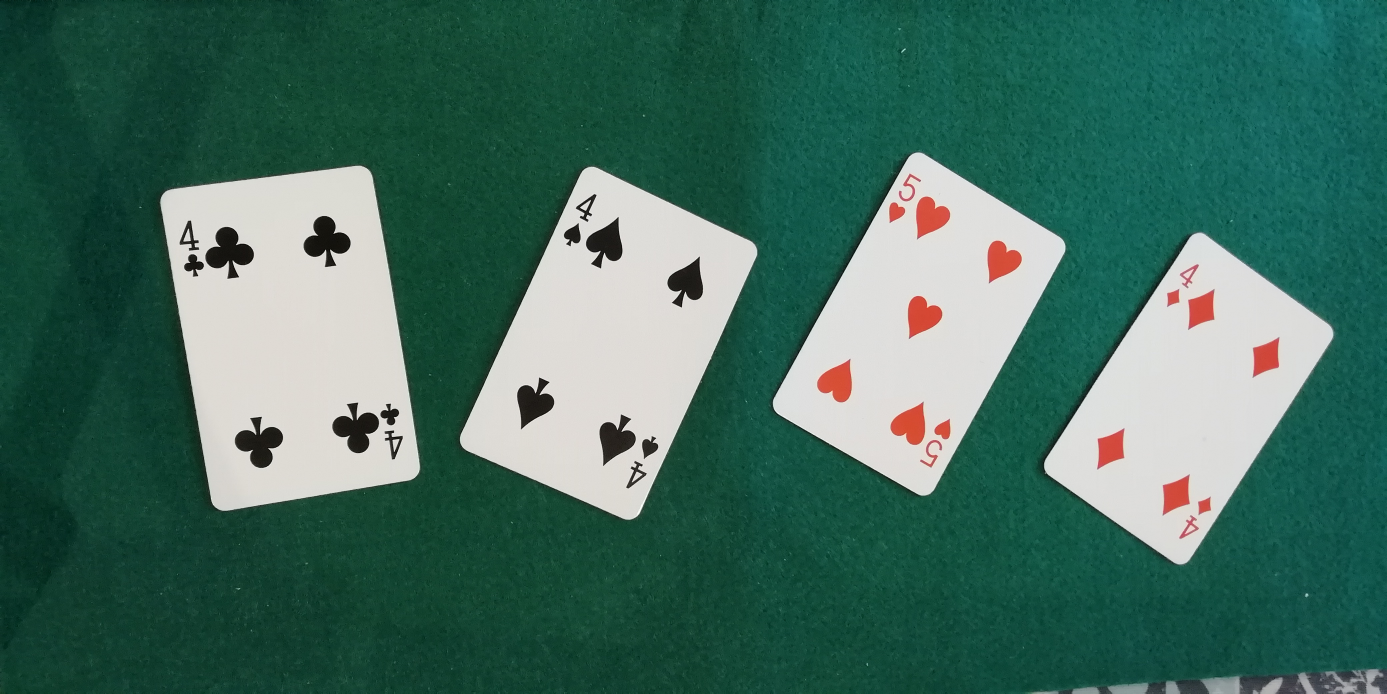
#> input picture images/Test/IMG_20210426_184712.jpg, 4160 x 2080 px (shown at 1/3 size)
$ python p6e3.py   (older library calls are emulated)
#> lines starting #> are read from the running program, lines starting #| are printed output that depends on the picture; after the words box and inside, x2 and y2 are one past the last pixel; in counts of white or black regions, pixels touching at a corner belong together
### clases_cartas.py
# clases_cartas.py
#
# Definición de las clases 'Motif' y 'Card' para el trabajo con las cartas de póker.
#
# Se importa mediante  "from clases_cartas import Card, Motif"
#
# Autor: José M Valiente    Fecha: abril 2023
#
import numpy as np

###### CLASES #################

class Motif:

    MOTIF_LABELS = ('Diamonds','Spades','Hearts','Clubs','0','2','3','4','5','6','7','8','9','A','J','Q','K','Others')

    def __init__(self):  # Constructor
        self.motifId = 0
        self.motifLabel = 'i'
        self.motifPredictedLabel = 'iii'
        self.area = 0.0
        self.contour = []
        self.perimeter = 0.0
        self.aspectRatio = 0.0
        self.features = []
        self.moments = []
        self.huMoments = []
        self.extent = 0.0
        self.solidity = 0.0
        self.equivalentDiameter = 0.0
        self.color = (0,0,0)
        self.centroid = []
        self.circleCenter = []
        self.circleRadious = 0.0


    # [6 lines left out: function __repr__, not called in this run]

class Card:

      # Suits.  Palos de las cartas de póker
      DIAMONDS = 'Diamonds'   # Rombos
      SPADES = 'Spades'       # Picas
      HEARDS = 'Hearts'       # Corazones
      CLUBS ='Clubs'          # Tréboles
      # Figuras y cifras de las cartas de póker
      SUITS = ('Rombos','Picas','Corazones','Treboles')
      FIGURES = ('0','A','2','3','4','5','6','7','8','9','J','Q','K') # Se accede mediantge Carta.FIGURES[i]

      def __init__(self):  # Constructor
        self.cardId = 0
        self.realSuit = 'i'
        self.realFigure = 'iii'
        self.predictedSuit = 'o'
        self.predictedFigure = 'ooo'
        bboxType = [('x', np.intc),('y',np.intc),('width',np.intc),('height',np.intc)]
        self.boundingBox = np.zeros(1, dtype=bboxType).view(np.recarray)
        self.angle = 0.0
        self.grayImage = np.empty([0,0], dtype=np.uint8)
        self.colorImage = np.empty([0,0,0], dtype=np.uint8)
        self.motifs = []

      # [6 lines left out: function __repr__, not called in this run]

### p6e3.py
#!/usr/bin/env python
# segmentat_cartas.py
#
# Programa para realizar operaciones de umbralización global en imágenes en niveles de gris y extracción
# de las cartas de la imagen, obteniendo además los objetos (motivos) y extrayendo sus características.
#
# Autor: José M. Valiente    Fecha: marzo 2023
# Adaptado para el Ejercicio 3 – Extracción del vector de características de cada motivo

import matplotlib.pyplot as plt
import numpy as np
from PIL import Image
import cv2
from tkinter import filedialog
import os
from clases_cartas import Card, Motif

def segmentar_objetos_carta(car):
    lowH = 185
    # Umbralizamos la imagen de la carta para detectar motivos
    _, thresh_roi = cv2.threshold(car.grayImage, lowH, 255, cv2.THRESH_BINARY_INV)
    (totalLabels_roi, lab_img, val, centr) = cv2.connectedComponentsWithStats(thresh_roi, 4, cv2.CV_32SC1)

    if VISUALIZAR:
        cv2.imshow(window_threshold, thresh_roi)

    imot = 0
    MIN_AREA = 1000
    MAX_AREA = 40000

    for k in range(1, totalLabels_roi):
        area = val[k, cv2.CC_STAT_AREA]
        if (area > MIN_AREA) and (area < MAX_AREA):
            componentMask2 = (lab_img == k).astype("uint8") * 255
            contours_roi, hi = cv2.findContours(componentMask2, cv2.RETR_LIST, cv2.CHAIN_APPROX_NONE)
            cnt = max(contours_roi, key=lambda k: len(k))   # Contorno de mayor longitud

            # Cálculo del bounding box y momentos
            x0, y0, w0, h0 = cv2.boundingRect(cnt)
            mu = cv2.moments(cnt)
            # Calcular centroide (convertido a enteros)
            centroide = np.array([int(mu['m10'] / mu['m00']), int(mu['m01'] / mu['m00'])])
            # Cálculo del círculo mínimo que encierra el contorno
            center, radious = cv2.minEnclosingCircle(cnt)
            center = np.array(list(center), dtype=np.intc)
            radious = int(radious)

            # Creación y asignación de datos básicos al motivo
            motif = Motif()
            motif.contour = cnt
            motif.motifId = imot
            motif.area = cv2.contourArea(cnt)
            motif.perimeter = cv2.arcLength(cnt, True)
            motif.centroid = centroide
            motif.moments = mu
            motif.huMoments = cv2.HuMoments(mu).flatten()  # Vector de 7 Hu Moments
            motif.circleCenter = center
            motif.circleRadious = radious

            # ------------------ Extracción del vector de características ------------------
            # 1. Relación de aspecto (aspect ratio): ancho/alto del bounding box
            aspect_ratio = float(w0) / h0 if h0 != 0 else 0
            # 2. Extent: relación entre el área del contorno y el área del bounding box
            extent = motif.area / (w0 * h0) if (w0 * h0) != 0 else 0
            # 3. Solidity: relación entre el área del contorno y el área del contorno convexo
            hull = cv2.convexHull(cnt)
            hull_area = cv2.contourArea(hull)
            solidity = motif.area / hull_area if hull_area != 0 else 0

            # Construir el vector de características (todos números reales o enteros)
            motif.features.append(motif.area)         # Área
            motif.features.append(motif.perimeter)      # Perímetro
            motif.features.append(aspect_ratio)         # Relación de aspecto
            motif.features.append(extent)               # Extent
            motif.features.append(solidity)             # Solidity
            # Agregar los 7 Hu Moments
            for hu in motif.huMoments:
                motif.features.append(float(hu))
            # ---------------------------------------------------------------------------

            car.motifs.append(motif)
            imot += 1

            # Visualización de resultados si está activada
            if VISUALIZAR:
                img = roi_color.copy()
                cv2.rectangle(img, (x0, y0), (x0+w0, y0+h0), (0, 255, 0), 2)
                cv2.drawContours(img, [cnt], -1, (255, 0, 0), 5)
                cv2.circle(img, (centroide[0], centroide[1]), 4, (255, 0, 0), 2)
                cv2.circle(img, center, radious, (255, 0, 0), 2)
                print(' * Ínidice %d, Área global = %.2f - Nº puntos %d - Área motivo: %.2f - Perímetro: %.2f' %
                      (k, val[k, cv2.CC_STAT_AREA], len(cnt), motif.area, motif.perimeter))
                cv2.imshow(window_roi, img)
                cv2.waitKey()
    print(f'Nº de motivos: {imot} \n')

############### Programa principal  ###############################

VISUALIZAR = False

filecard = 'testCards.npz'   # También puede usarse "trainCards.npz" o "testCards.npz"

window_original = 'Original_image'
window_threshold = 'Thresholded_image'
window_roi = 'ROI image'

cv2.namedWindow(window_original, cv2.WINDOW_NORMAL | cv2.WINDOW_KEEPRATIO | cv2.WINDOW_GUI_EXPANDED)
cv2.namedWindow(window_threshold, cv2.WINDOW_NORMAL | cv2.WINDOW_KEEPRATIO | cv2.WINDOW_GUI_EXPANDED)
cv2.namedWindow(window_roi, cv2.WINDOW_NORMAL | cv2.WINDOW_KEEPRATIO | cv2.WINDOW_GUI_EXPANDED)

low_H = 155

# Lista donde se almacenarán las cartas detectadas
Cards = []

# Selección de una carpeta mediante un diálogo (se espera que contenga imágenes .jpg)
path = filedialog.askdirectory(initialdir="./", title="Seleccione una carpeta")
#> the answer given: images/Test
icard = 0   # Contador para numerar las cartas

for root, dirs, files in os.walk(path, topdown=False):
    for name in files:
        if not(name.endswith('.jpg')):
            continue
        filename = os.path.join(root, name)
        img = cv2.imread(filename)
#> img is the input picture: shape (2080, 4160, 3); mean B, G, R 95.6, 108.8, 66.3
        img_gray = cv2.cvtColor(img, cv2.COLOR_BGR2GRAY)
        if VISUALIZAR:
            cv2.imshow(window_original, img)
        # Umbralización para segmentar la carta
        ret, thresh1 = cv2.threshold(img_gray, low_H, 255, cv2.THRESH_BINARY_INV)
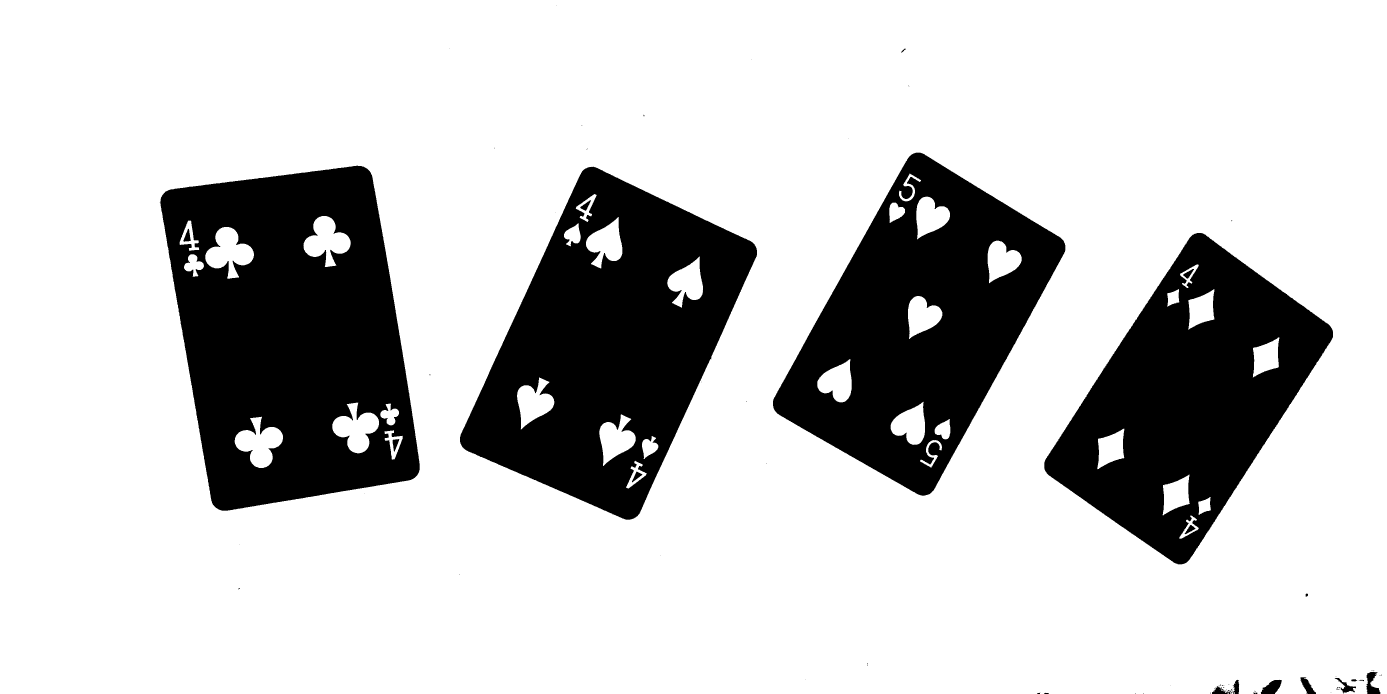
#> thresh1: shape (2080, 4160) (shown at 1/3 size); 77.8% white; 84 black regions (63 under 20 px), largest, box (x1, y1, x2, y2) and area: (481, 497, 1259, 1532) 560999, (1380, 500, 2271, 1559) 493489, (2319, 458, 3196, 1487) 440256
#> ret = 155
        (totalLabels, label_ids, values, centroid) = cv2.connectedComponentsWithStats(255 - thresh1, 4, cv2.CV_32S)
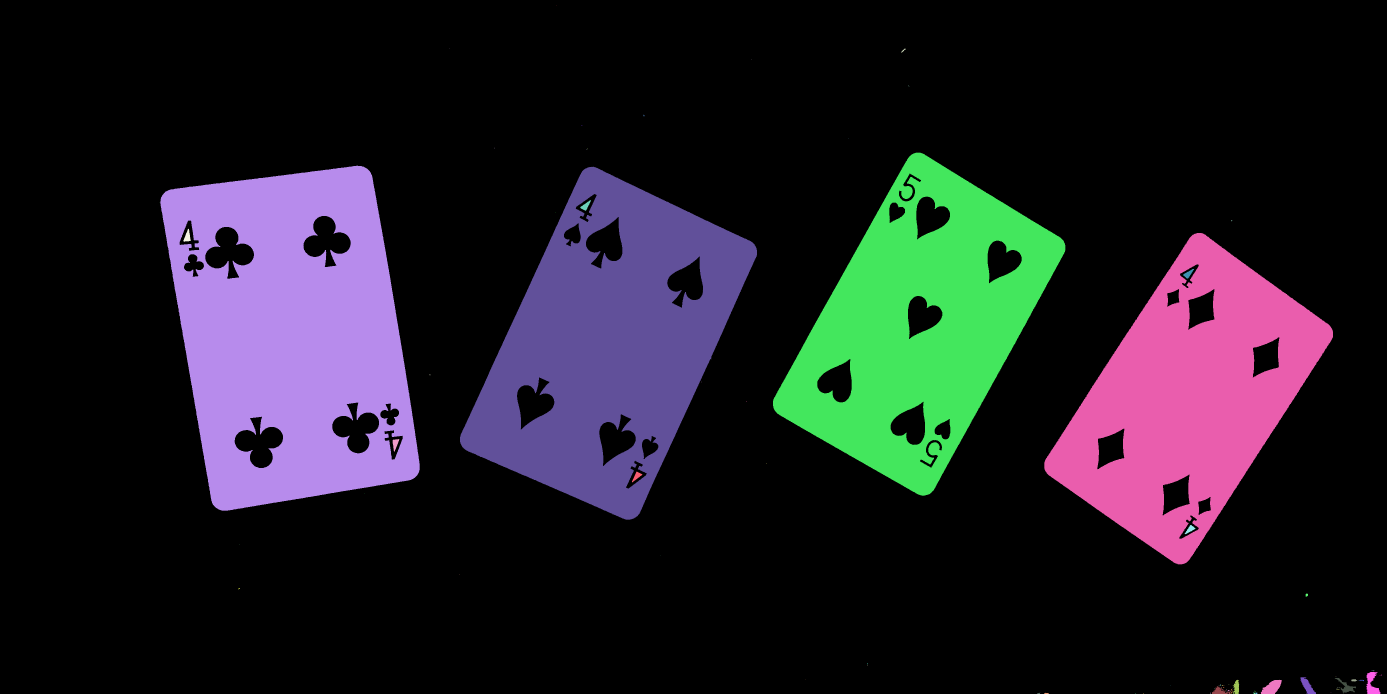
#> label_ids: shape (2080, 4160) int32 (shown at 1/3 size); 85 distinct labels, from 0 to 84; one colour per label, 0 black
#> totalLabels = 85; values = 85 rows, first 6: [0, 0, 4160, 2080, 6730665], [1670, 15, 1, 1, 1], [1347, 146, 1, 1, 1], [2704, 146, 13, 12, 51], [2254, 179, 1, 1, 1], [2725, 257, 3, 2, 4]; centroid = 85 pairs, first value 479 to 4143.8, second value 15 to 2079

        # Bucle para cada objeto (carta) detectado en la imagen
        for i in range(1, totalLabels):
            area = values[i, cv2.CC_STAT_AREA]
            if area > 300000:  # Filtro de tamaño para detectar una carta
                componentMask = (label_ids == i).astype("uint8") * 255
                contours, hi = cv2.findContours(componentMask, cv2.RETR_EXTERNAL, cv2.CHAIN_APPROX_SIMPLE)

                # Extraer el bounding box de la carta
                x1 = values[i, cv2.CC_STAT_LEFT]
                y1 = values[i, cv2.CC_STAT_TOP]
                w  = values[i, cv2.CC_STAT_WIDTH]
                h  = values[i, cv2.CC_STAT_HEIGHT]

                # Recortar la imagen en escala de grises y la imagen original en color de la carta
                roi = img_gray[y1:y1+h, x1:x1+w].copy()
                roi_color = img[y1:y1+h, x1:x1+w].copy()
                rows, cols = roi.shape[:2]

                if len(contours) >= 1:
                    c = contours[0]
                    minRect = cv2.minAreaRect(c)
                    ww, hh = minRect[1]
                    if ww < hh:
                        angle = minRect[2]
                    else:
                        angle = minRect[2] - 90

                    M = cv2.getRotationMatrix2D((cols / 2, rows / 2), angle, 1)
                    roi_warped = cv2.warpAffine(roi, M, (cols, rows))

                    # Crear objeto de tipo Card y asignar sus datos
                    c_obj = Card()
                    c_obj.boundingBox.x = x1
                    c_obj.boundingBox.y = y1
                    c_obj.boundingBox.width = w
                    c_obj.boundingBox.height = h
                    c_obj.angle = angle
                    c_obj.grayImage = roi
                    c_obj.colorImage = roi_color
                    c_obj.cardId = icard

                    # Procesar los motivos de la carta y extraer sus características
                    segmentar_objetos_carta(c_obj)
                    Cards.append(c_obj)
                    icard += 1
#> this loop made 84 passes
#> (area, x1, y1, w, h, minRect, ww, hh) on passes 12, 13, 14, 20: (440256, 2319, 458, 877, 1029, ((2761, 971.4), (901.3, 554.1), -60.95), 901.3, 554.1), (560999, 481, 497, 778, 1035, ((872.6, 1003.7), (643.2, 978.7), -9.52), 643.2, 978.7), (493489, 1380, 500, 891, 1059, ((1828.6, 1034.8), (933.9, 588.5), -65.31), 933.9, 588.5), (418329, 3133, 699, 866, 994, ((3567.7, 1195), (876.4, 528.6), -57.03), 876.4, 528.6)
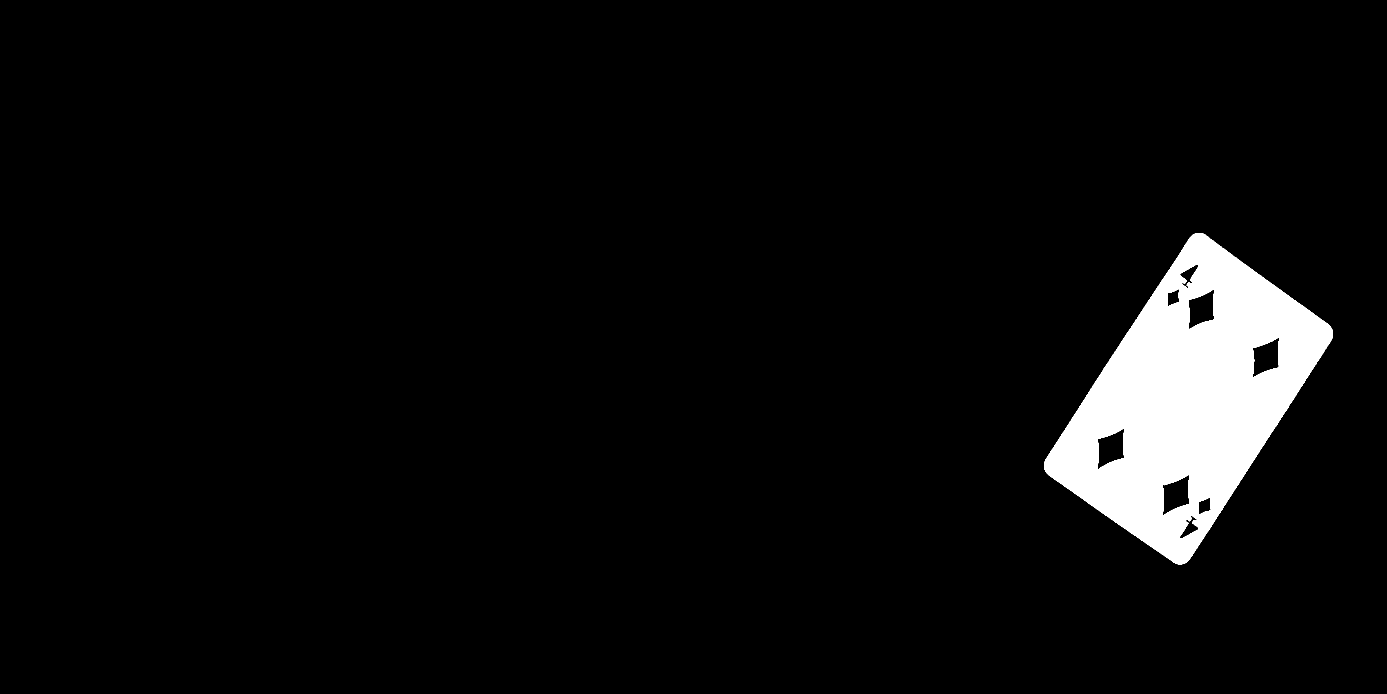
#> componentMask: shape (2080, 4160) (shown at 1/3 size); 4.8% white; 1 white region, box (x1, y1, x2, y2) and area: (3133, 699, 3999, 1693) 418329
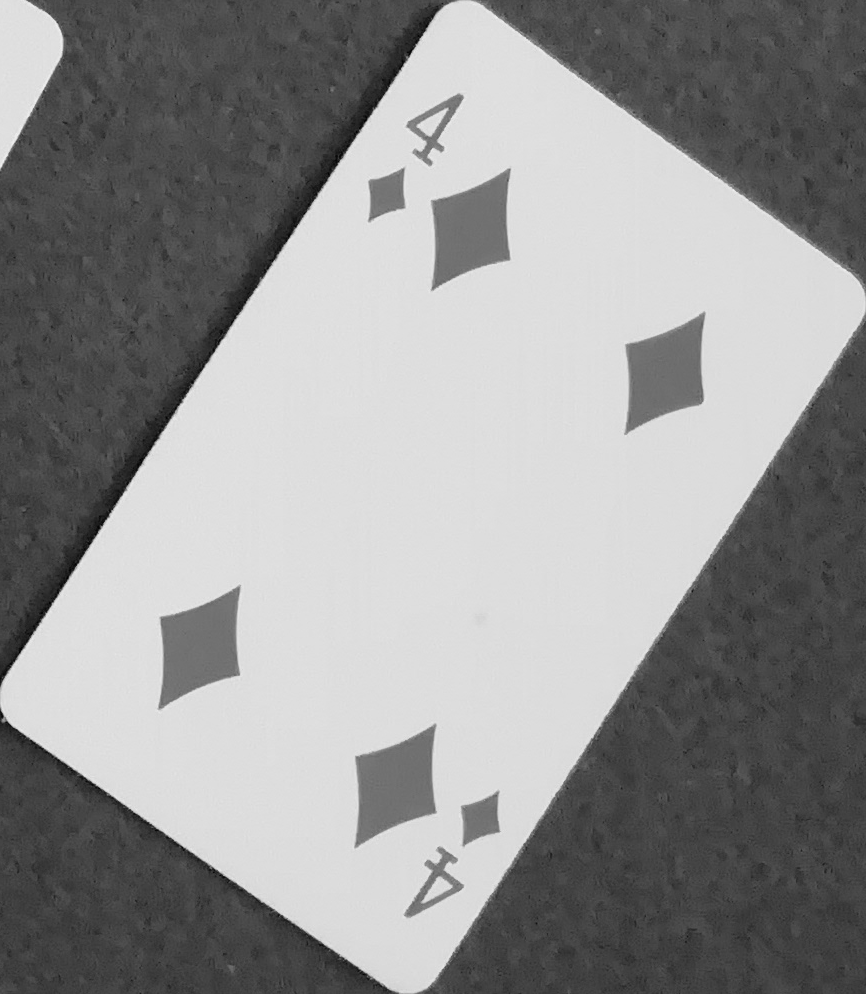
#> roi: shape (994, 866); min 2, max 243, mean 145.9
#> after the loop, Cards = 4 items; icard = 4

        if VISUALIZAR:
            print('\n')
            key = -1
            while key == -1:
                key = cv2.pollKey()
                cv2.imshow(window_original, img)
                cv2.imshow(window_threshold, roi)
                cv2.imshow(window_roi, roi_color)
            if key == ord('q') or key == 27:  # 'q' o ESC para salir
                break

# Guardar la lista de cartas en un archivo .npz para uso posterior
np.savez(filecard, Cartas=Cards)
cv2.destroyAllWindows()
